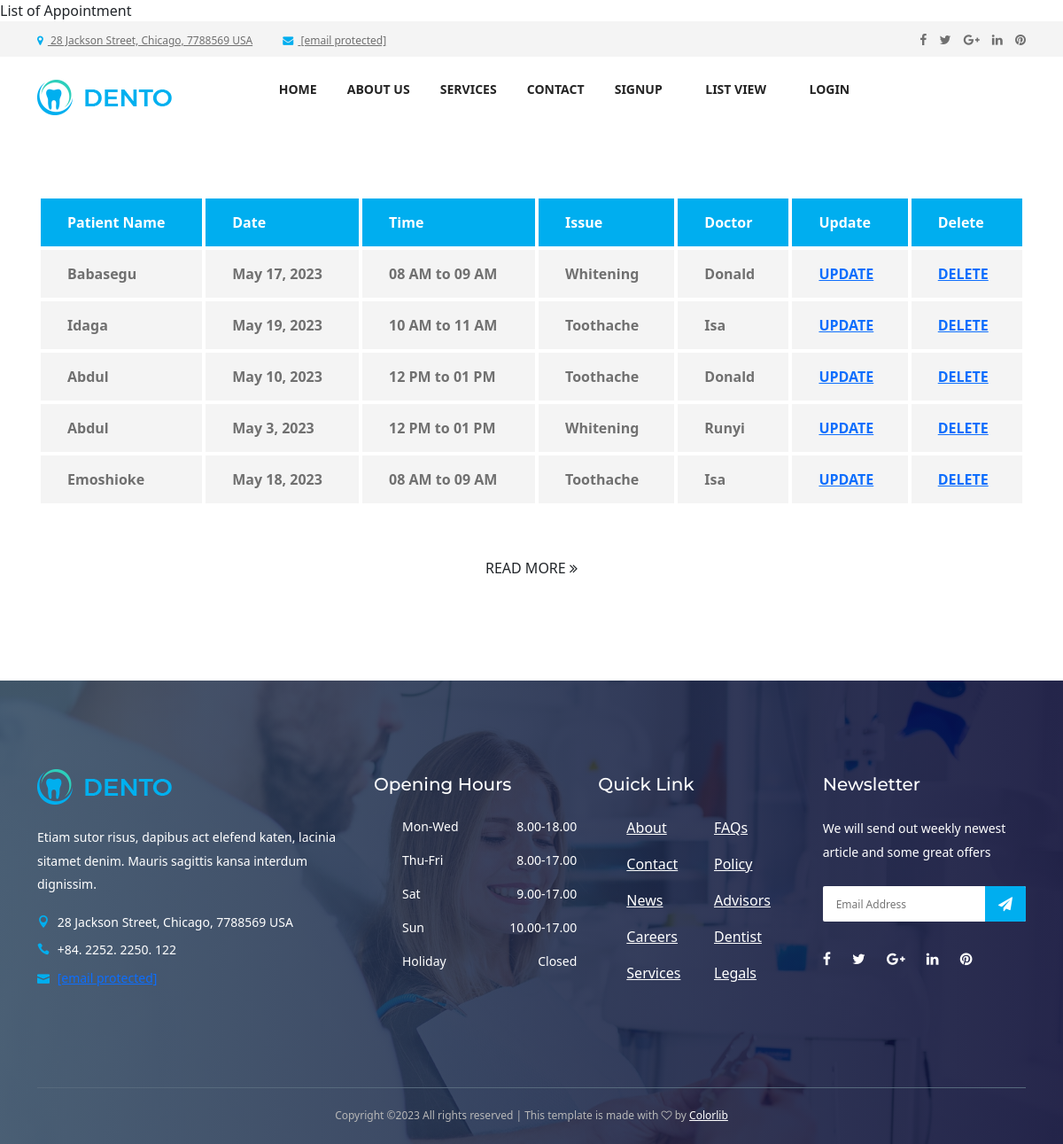
/viewappointmentlist, run on an earlier commit of the app's database.
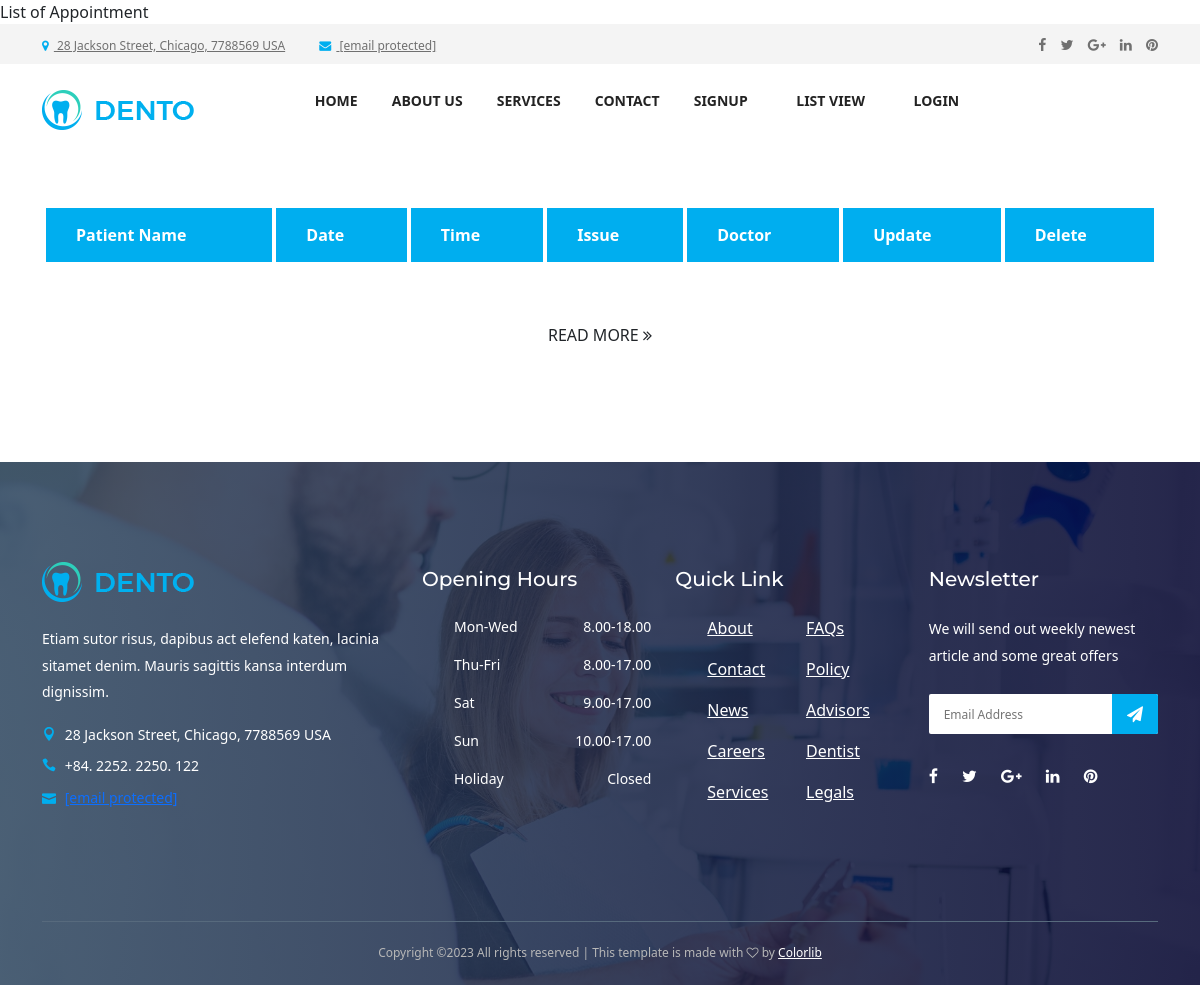
And on a later commit of the database.
### dentist_app/models.py (models this page shows, shortened)
class Appointment(models.Model):
    ISSUES = [
    ('Whitening','Whitening' ),
    ('Toothache','Toothache' ),
    ]
    TIME = [
    ('08 AM to 09 AM','08 AM to 09 AM' ),
    ('09 AM to 10 AM','09 AM to 10 AM' ),
    ('10 AM to 11 AM','10 AM to 11 AM' ),
    ('11 AM to 12 PM','11 AM to 12 PM' ),
    ('12 PM to 01 PM','12 PM to 01 PM' ),
    ('01 PM to 02 PM','01 PM to 02 PM' ),
    ('03 PM to 03 PM','02 PM to 03 PM' ),
    ('04 PM to 05 PM','04 PM to 05 PM' ),
    ]
    patient_name = models.ForeignKey(Patient, on_delete=models.CASCADE, null= True, blank= True )
    date = models.DateField('Appointment Date')
    doctor_name = models.ForeignKey(Doctor, null=True, blank= True, on_delete= models.SET_NULL)
    issue= models.CharField(choices=ISSUES,max_length=120, null= True, blank= True)
    time= models.CharField(choices=TIME,max_length=120, null= True, blank= True)
    '''
    def get_absolute_url(self):
        return reverse('services')
    '''

class Patient (models.Model):
    user = models.OneToOneField(User,on_delete=models.CASCADE,primary_key=True)
    first_name = models.CharField(max_length=100)
    last_name = models.CharField(max_length=100)
    phone = models.CharField(max_length=100)
    email = models.EmailField(max_length=130)
    address = models.CharField(max_length=200)
    def __str__(self):
        return self.first_name

class Doctor (models.Model):
    user = models.OneToOneField(User,on_delete=models.CASCADE,primary_key=True)
    first_name = models.CharField(max_length=100)
    last_name = models.CharField(max_length=100)
    phone = models.CharField(max_length=100)
    email = models.EmailField(max_length=130)
    specialty = models.CharField(choices=SPECIALTY,max_length=200)
    address = models.TextField(max_length=200)
    def __str__(self):
        return self.first_name

### dentist_app/views.py (the view)
class viewappointmentlist (ListView):
    model = Appointment
    form_class = ApointmentForm
    template_name = 'dentist/ViewAppointmentList.html'

### dentist_app/templates/dentist/ViewAppointmentList.html (shortened to what this page needs)
{% extends 'dentist/base.html' %}
{% load static %}
{%block content%}
<section class="dento-pricing-table-ar ea mt-50 section-padding-0-100">
    <div class="container">
    <div class="row">
    <div class="col-12">
    <div class="dento-price-table table-responsive">
    <table class="table table-borderless mb-0">
    <thead>
    <tr>
    <th scope="col">Patient Name</th>
    <th scope="col">Date</th>
    <th scope="col">Time</th>
    <th scope="col">Issue</th>
    <th scope="col">Doctor</th>
    <th scope="col">Update</th>
    <th scope="col">Delete</th>
    </tr>
    </thead>
    <tbody>
        {% for appointment in object_list %}
    <tr>
    <ul>
        <li>
    <th scope="row">{{ appointment.patient_name }}</th>
    <td>{{ appointment.date }}</td>
    <td>{{ appointment.time }}</td>
    <td>{{ appointment.issue }}</td>
    <td>{{ appointment.doctor_name}}</td>
    <td><a href="{% url 'updateappointment' appointment.pk %}"><strong>UPDATE</strong></a></td>
    <td><a href="{% url 'deleteappointment' appointment.pk %}"><strong>DELETE</strong></a></td>
    </li>
    </ul>
    </tr>
    {% endfor %}
    </tbody>
    </table>
    </div>
    </div>
    <div class="col-12">
    <div class="more-btn text-center mt-50">
    <a href="#" class="btn dento-btn">Read More <i class="fa fa-angle-double-right"></i></a>
    </div>
    </div>
    </div>
    </div>
    </section>
    {%endblock%}

### dentist_app/templates/dentist/base.html (shortened to what this page needs)
{% load static %}
<!DOCTYPE html>
<html lang="en">
<head>
<link rel="stylesheet" href="{% static 'dentist/css/style2.css' %}">
<link rel="stylesheet" href="{% static 'dentist/css/style.css' %}">
<link rel="stylesheet" href="https://cdnjs.cloudflare.com/ajax/libs/font-awesome/4.7.0/css/font-awesome.min.css">
<link href="https://cdn.jsdelivr.net/npm/bootstrap@5.3.0-alpha3/dist/css/bootstrap.min.css" rel="stylesheet">
</head>
<body>
    {% include 'dentist/navbar.html'%}
{%block content%}
{%endblock%}
{% include 'dentist/footer.html'%}
    </body>

### dentist_app/templates/dentist/navbar.html (shortened to what this page needs)
{% load static %}
    <header class="header-area">
    <div class="top-header-area">
    <div class="container h-100">
    <div class="row h-100 align-items-center">
    <div class="col-6 col-md-9 col-lg-8">
    <div class="top-header-content">
    <a href="#" data-toggle="tooltip" data-placement="bottom" title="28 Jackson Street, Chicago, 7788569 USA"><i class="fa fa-map-marker"></i> <span>28 Jackson Street, Chicago, 7788569 USA</span></a>
    <a href="#" data-toggle="tooltip" data-placement="bottom" title="info.dento@gmail.com"><i class="fa fa-envelope"></i> <span><span class="__cf_email__" data-cfemail="533a3d353c7d37363d273c13343e323a3f7d303c3e">[email&#160;protected]</span></span></a>
    </div>
    </div>
    <div class="col-6 col-md-3 col-lg-4">
    <div class="top-header-social-info text-right">
    <a href="#" data-toggle="tooltip" data-placement="bottom" title="Facebook"><i class="fa fa-facebook"></i></a>
    <a href="#" data-toggle="tooltip" data-placement="bottom" title="Twitter"><i class="fa fa-twitter"></i></a>
    <a href="#" data-toggle="tooltip" data-placement="bottom" title="Google Plus"><i class="fa fa-google-plus"></i></a>
    <a href="#" data-toggle="tooltip" data-placement="bottom" title="Linkedin"><i class="fa fa-linkedin"></i></a>
    <a href="#" data-toggle="tooltip" data-placement="bottom" title="Pinterest"><i class="fa fa-pinterest"></i></a>
    </div>
    </div>
    </div>
    </div>
    </div>
    <div class="main-header-area">
    <div class="classy-nav-container breakpoint-off">
    <div class="container">
    <nav class="classy-navbar justify-content-between" id="dentoNav">
    <a class="nav-brand" href="index.html"><img src="{% static 'dentist/img/core-img/logo.png' %}" alt=""></a>
    <div class="classy-menu">
    <div class="classynav">
    <ul id="nav">
    <li><a href="{% url 'home' %}">Home</a></li>
    <li><a href="{% url 'about' %}">About Us</a></li>
    <li><a href="{% url 'services' %}">Services</a></li>
    <li><a href="{% url 'contact' %}">Contact</a></li>
    <li><a href="#">Signup</a>
    </li>
    <li><a href="#">List View</a>
    </li>
    {% if user.is_authenticated %}
    <li><a href="{% url 'logout' %}">Logout</a></li>
    {% else %}
    <li><a href="{% url 'login' %}">Login</a></li>
    {% endif %}
    </ul>
    </div>
    </div>
    <a href="{% url 'appointment' %}" class="btn dento-btn booking-btn">Book Now</a>
    </nav>
    </div>
    </div>
    </div>
    </header>

### dentist_app/templates/dentist/footer.html (shortened to what this page needs)
{% load static %}
<footer class="footer-area bg-img bg-gradient-overlay" style="background-image: url('/static/dentist/img/bg-img/3.jpg');">
    <div class="container">
    <div class="row">
    <div class="col-12 col-sm-6 col-lg-4">
    <div class="single-footer-widget">
    <a href="index.html" class="d-block mb-4"><img src="{% static 'dentist/img/core-img/logo.png' %}" alt=""></a>
    <p>Etiam sutor risus, dapibus act elefend katen, lacinia sitamet denim. Mauris sagittis kansa interdum dignissim.</p>
    <div class="footer-contact">
    <p><i class="icon_pin"></i> 28 Jackson Street, Chicago, 7788569 USA</p>
    <p><i class="icon_phone"></i> +84. 2252. 2250. 122</p>
    <p><i class="icon_mail"></i> <a href="https://preview.colorlib.com/cdn-cgi/l/email-protection" class="__cf_email__" data-cfemail="771e19111859131219031837101a161e1b5914181a">[email&#160;protected]</a></p>
    </div>
    </div>
    </div>
    <div class="col-12 col-sm-6 col-lg">
    <div class="single-footer-widget">
    <h5 class="widget-title">Opening Hours</h5>
    <ul class="opening-hours">
    <li><span>Mon-Wed</span> <span>8.00-18.00</span></li>
    <li><span>Thu-Fri</span> <span>8.00-17.00</span></li>
    <li><span>Sat</span> <span>9.00-17.00</span></li>
    <li><span>Sun</span> <span>10.00-17.00</span></li>
    <li><span>Holiday</span> <span>Closed</span></li>
    </ul>
    </div>
    </div>
    <div class="col-12 col-sm-6 col-lg">
    <div class="single-footer-widget">
    <h5 class="widget-title">Quick Link</h5>
    <nav>
    <ul class="quick-links">
    <li><a href="#">About</a></li>
    <li><a href="#">FAQs</a></li>
    <li><a href="#">Contact</a></li>
    <li><a href="#">Policy</a></li>
    <li><a href="#">News</a></li>
    <li><a href="#">Advisors</a></li>
    <li><a href="#">Careers</a></li>
    <li><a href="#">Dentist</a></li>
    <li><a href="#">Services</a></li>
    <li><a href="#">Legals</a></li>
    </ul>
    </nav>
    </div>
    </div>
    <div class="col-12 col-sm-6 col-lg">
    <div class="single-footer-widget">
    <h5 class="widget-title">Newsletter</h5>
    <p>We will send out weekly newest article and some great offers</p>
    <div class="footer-newsletter-form">
    <form action="#" method="post">
    <input type="email" name="nl-email" value="" placeholder="Email Address">
    <button type="submit"><i class="fa fa-paper-plane" aria-hidden="true"></i></button>
    </form>
    </div>
    <div class="footer-social-info">
    <a href="#" data-toggle="tooltip" data-placement="top" title="Facebook"><i class="fa fa-facebook"></i></a>
    <a href="#" data-toggle="tooltip" data-placement="top" title="Twitter"><i class="fa fa-twitter"></i></a>
    <a href="#" data-toggle="tooltip" data-placement="top" title="Google Plus"><i class="fa fa-google-plus"></i></a>
    <a href="#" data-toggle="tooltip" data-placement="top" title="Linkedin"><i class="fa fa-linkedin"></i></a>
    <a href="#" data-toggle="tooltip" data-placement="top" title="Pinterest"><i class="fa fa-pinterest"></i></a>
    </div>
    </div>
    </div>
    </div>
    </div>
    <div class="container">
    <div class="row">
    <div class="col-12">
    <div class="copywrite-content">
    <p>
    Copyright &copy; All rights reserved | This template is made with <i class="fa fa-heart-o" aria-hidden="true"></i> by <a href="https://colorlib.com/" target="_blank">Colorlib</a>
    </p>
    </div>
    </div>
    </div>
    </div>
    </footer>

### static/dentist/css/default-assets/classy-nav.css (style rules this page uses)
body { font-family: "Roboto", sans-serif; }
ul { margin: 0; }
ul li { list-style: none; }
img { height: auto; max-width: 100%; }
.bg-img { background-position: center center; background-size: cover; background-repeat: no-repeat; }
.classy-nav-container { position: relative; z-index: 100; background-color: #ffffff; }
.classy-nav-container * { box-sizing: border-box; }
.classy-nav-container a { -webkit-transition-duration: 500ms; transition-duration: 500ms; text-decoration: none; outline: none; font-size: 14px; font-weight: 400; color: #232323; display: inline-block; }
.justify-content-between { -webkit-box-pack: justify; -ms-flex-pack: justify; justify-content: space-between; }
.classy-navbar { width: 100%; height: 70px; padding: 0.5em 2em; display: -webkit-box; display: -ms-flexbox; display: flex; -webkit-box-align: center; -ms-flex-align: center; -ms-grid-row-align: center; align-items: center; }
.classy-navbar .nav-brand { font-size: 26px; font-weight: 500; color: #565656; display: inline-block; margin-right: 30px; }
.classynav ul li { display: inline-block; clear: both; position: inherit; z-index: 10; }
.classynav ul li.cn-dropdown-item { position: relative; z-index: 10; }
.classynav ul li a { padding: 0 12px; display: block; height: 35px; font-size: 14px; line-height: 34px; }
.classynav ul li.megamenu-item>a:after, .classynav ul li.has-down>a:after { font-family: 'classyfonts'; content: "\e900"; font-size: 12px; color: #000000; padding-left: 5px; -webkit-transition-duration: 500ms; transition-duration: 500ms; }
.breakpoint-off .classynav { display: -webkit-box; display: -ms-flexbox; display: flex; -webkit-box-align: center; -ms-flex-align: center; -ms-grid-row-align: center; align-items: center; }

What changed in the data, as far as the page shows it:
removed Appointment: patient_name "Babasegu", date "May 17, 2023", time "08 AM to 09 AM", issue "Whitening", doctor_name "Donald"
removed Appointment: patient_name "Idaga", date "May 19, 2023", time "10 AM to 11 AM", issue "Toothache", doctor_name "Isa"
removed Appointment: patient_name "Abdul", date "May 10, 2023", time "12 PM to 01 PM", issue "Toothache", doctor_name "Donald"
removed Appointment: patient_name "Abdul", date "May 3, 2023", time "12 PM to 01 PM", issue "Whitening", doctor_name "Runyi"
removed Appointment: patient_name "Emoshioke", date "May 18, 2023", time "08 AM to 09 AM", issue "Toothache", doctor_name "Isa"
